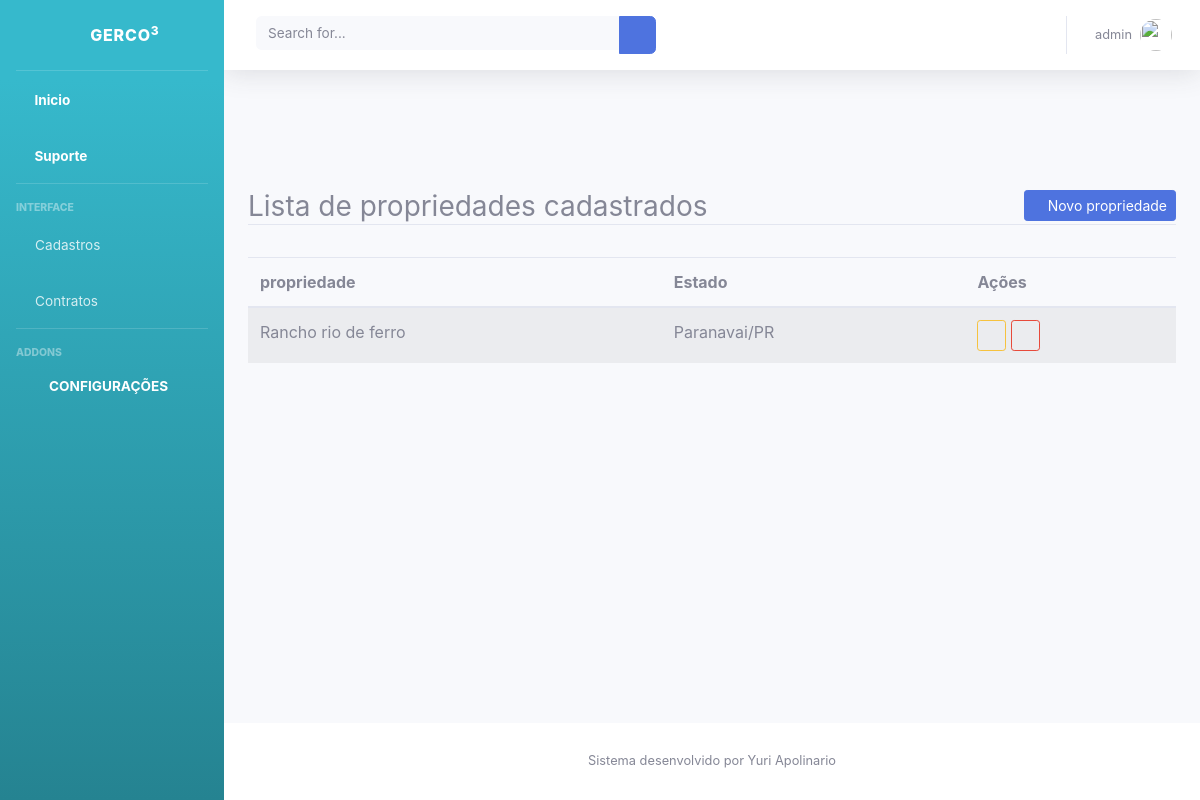
Before: /listar/propriedade/ (signed in) with the older database file.
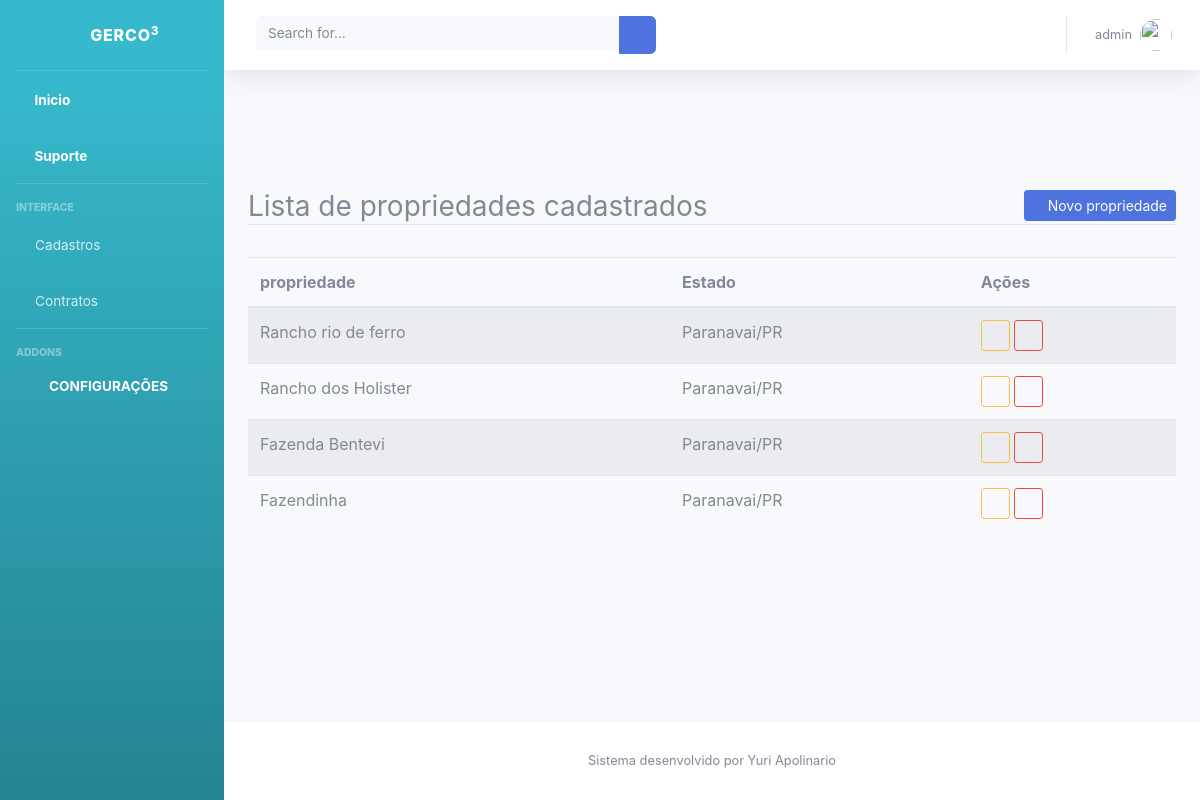
After: the same page with the newer database file.
### cadastros/models.py (models this page shows, shortened)
class Propriedade(models.Model):
    nome_propriedade = models.CharField(max_length=45)
    endereco = models.CharField(max_length=100)
    area_propriedade = models.CharField(max_length=45)
    cidade = models.ForeignKey(Cidade, on_delete=models.PROTECT)
    empresa = models.ForeignKey(Empresa, on_delete= models.PROTECT)

class Cidade(models.Model):
    nome = models.CharField(max_length=50)
    estado = models.ForeignKey(Estado, on_delete=models.PROTECT)
    def __str__(self):
        return self.nome + '/' + self.estado.sigla

class Estado(models.Model):
    sigla = models.CharField(max_length=2)
    nome = models.CharField(max_length=50, verbose_name="nome do estado")

### cadastros/views.py (the view)
# urls.py: path('listar/propriedade/', PropriedadeList.as_view(), name="listar-propriedade"),
class PropriedadeList(LoginRequiredMixin, ListView):
    model = Propriedade
    template_name = 'cadastros/listar/propriedade.html'

### cadastros/templates/cadastros/listar/propriedade.html (shortened to what this page needs)
{% extends 'paginas/modelo.html'%}
{% block conteudo %}
{% if request.user.is_authenticated %}
<div class="content-wrapper">
    <div class="container py-5">
        <div class="row mt-5">
            <div class="col-lg">
                <h3 class="border-bottom">
                    Lista de propriedades cadastrados
                    <a href="{% url 'cadastro-propriedade' %}" class="float-right btn btn-primary btn-sm">
                        <i class="fa fa-plus-circle" aria-hidden="true"></i>
                        Novo propriedade
                    </a>
                </h3>
            </div>
        </div>
        <div class="row">
            <div class="col-lg mt-4">
                <table class="table table-striped" id="tabelaListar">
                    <thead>
                        <tr>
                            <th>propriedade</th>
                            <th>Estado</th>
                            <th>Ações</th>
                        </tr>
                    </thead>
                    <tbody>
                        {% for obj in object_list %}
                        <tr>
                            <td>{{ obj.nome_propriedade }}</td>
                            <td>{{ obj.cidade }}</td>
                            <td>
                                <a href="{% url 'editar-propriedade' obj.pk %}" class="btn btn-outline-warning btn-sm">
                                    <i class="fa fa-pen" aria-hidden="true"></i>
                                </a>
                                <a href="{% url 'excluir-propriedade' obj.pk %}" class="btn btn-outline-danger btn-sm">
                                    <i class="fa fa-trash" aria-hidden="true"></i>
                                </a>
                            </td>
                        </tr>
                        {% empty %}
                        <tr>
                            <td colspan="100%">Nenhum propriedade cadastrado</td>
                        </tr>
                        {% endfor %}
                    </tbody>
                </table>
            </div>
        </div>
    </div>
</div>
{% endif %}
{% endblock %}

Changed rows visible on the page:
added Propriedade: nome_propriedade "Rancho dos Holister", cidade "Paranavai/PR"
added Propriedade: nome_propriedade "Fazenda Bentevi", cidade "Paranavai/PR"
added Propriedade: nome_propriedade "Fazendinha", cidade "Paranavai/PR"
